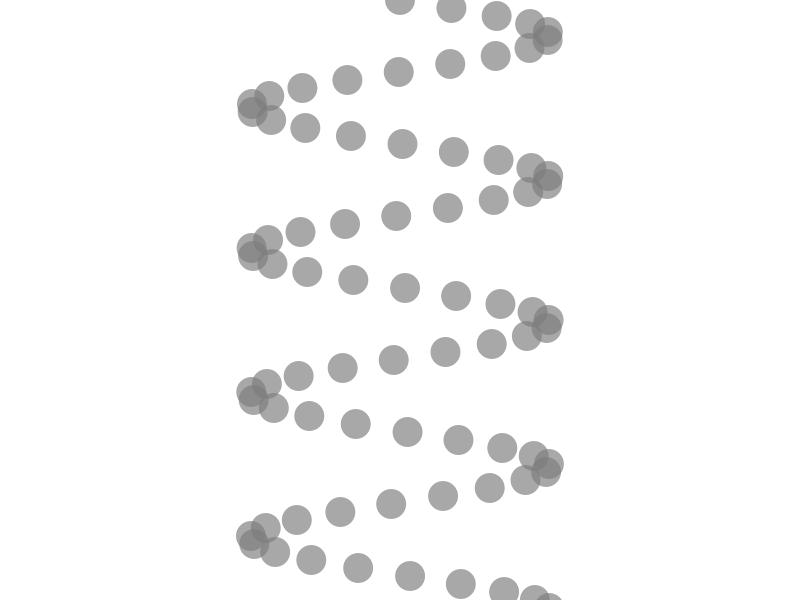
Frame 1 (no input)
Frame 60 (the mouse pressed at the canvas centre just before this capture): identical to frame 1, image omitted
Frame 120 (the mouse held since frame 60 and released just before this capture): identical to frame 1, image omitted

The Processing sketch that drew this single still picture (run headless with seeded random() and noise(); from frame 60 on, the mouse is pressed at the canvas centre):

// Processing sketch: oscillationWaveEllipses
// ── oscillationWaveEllipses.pde
float angle= 0;
float angVel=.35;
float amplitude= 150;


void setup(){
size(800,600);
background(255);
noStroke();
fill(125, 170);

for(int x=0; x<= width; x+=8){
float y = amplitude *sin(angle);
ellipse(y+width/2, x, 30,30);
angle +=angVel;

}
}

void draw(){

}
